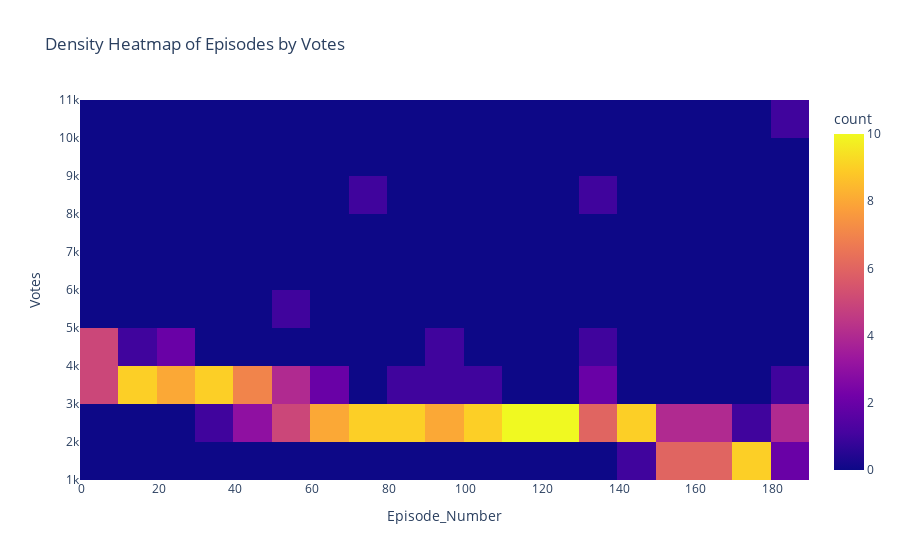

Source (notebook cell):
### Code cell
fig = px.density_heatmap(df, x="Episode_Number", y="Votes", nbinsx=30, title="Density Heatmap of Episodes by Votes")
fig.show()

### Figure 1 — Plotly figure (JSON) as saved in the notebook; plotly's stock layout.template omitted (floating-point values rounded to 4 significant figures; data arrays with more than 128 entries replaced by an {"elided": "..."} marker saying what was removed)
{"data": [{"coloraxis": "coloraxis", "hovertemplate": "Episode_Number=%{x}<br>Votes=%{y}<br>count=%{z}<extra></extra>", "name": "", "nbinsx": 30, "type": "histogram2d", "x": {"elided": "188 int values"}, "xaxis": "x", "xbingroup": "x", "y": {"elided": "188 int values"}, "yaxis": "y", "ybingroup": "y"}], "layout": {"coloraxis": {"colorbar": {"title": {"text": "count"}}, "colorscale": [[0, "#0d0887"], [0.1111, "#46039f"], [0.2222, "#7201a8"], [0.3333, "#9c179e"], [0.4444, "#bd3786"], [0.5556, "#d8576b"], [0.6667, "#ed7953"], [0.7778, "#fb9f3a"], [0.8889, "#fdca26"], [1, "#f0f921"]]}, "legend": {"tracegroupgap": 0}, "title": {"text": "Density Heatmap of Episodes by Votes"}, "xaxis": {"anchor": "y", "domain": [0, 1], "title": {"text": "Episode_Number"}}, "yaxis": {"anchor": "x", "domain": [0, 1], "title": {"text": "Votes"}}}}
